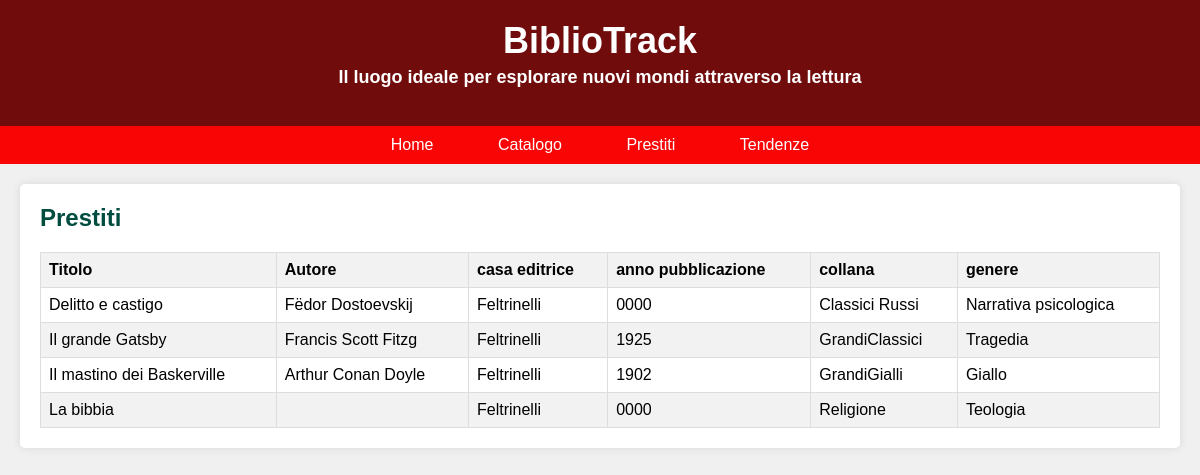
/catalogo.php, run on the app's committed database.
### tables this page shows
CREATE TABLE `libri` (
  `PK_Id_libro` int(11) NOT NULL,
  `Titolo` varchar(100) NOT NULL,
  `Autore` varchar(50) NOT NULL,
  `Casa_editrice` varchar(50) NOT NULL,
  `Anno_pubblicazione` year(4) DEFAULT NULL,
  `Collana` varchar(50) DEFAULT NULL,
  `Genere` varchar(50) DEFAULT NULL
);

### catalogo.php (the view, shortened to what this page needs)
<!DOCTYPE html>
<html lang="it">
<head>
</head>
<body>
    <header>
        <h1>BiblioTrack</h1>
        <h3>Il luogo ideale per esplorare nuovi mondi attraverso la lettura</h3>
    </header>
    <nav>
        <a href="index.html">Home</a>
        <a href="catalogo.php">Catalogo</a>
        <a href="prestiti.html">Prestiti</a>
        <a href="tendenze.html">Tendenze</a>
    </nav>
    <div class="container">
        <div class="catalog-section">
            <h2>Prestiti</h2>
            <table>
                <thead>
                    <tr>
                        <th>Titolo</th>
                        <th>Autore</th>
                        <th>casa editrice</th>
                        <th>anno pubblicazione</th>
                        <th>collana</th>
                        <th>genere</th>
                    </tr>
                </thead>
                <tbody>
                    <?php
                    $servername = "localhost";
                    $username = "root";
                    $password = "Ruozzi1234";
                    $dbname = "bibliotrack";
                    $conn = new mysqli($servername, $username, $password, $dbname);
                    $sql = "SELECT * FROM libri order by Titolo";
                    $result = $conn->query($sql);
                    if ($result->num_rows > 0) {
                        while($row = $result->fetch_assoc()) {
                            echo "<tr><td>".$row["Titolo"]."</td><td>".$row["Autore"]."</td><td>".$row["Casa_editrice"]."</td><td>".$row["Anno_pubblicazione"]."</td><td>".$row["Collana"]."</td><td>".$row["Genere"]."</td></tr>";
                        }
                    } else {
                        echo "<tr><td colspan='5'>Nessun prestito trovato</td></tr>";
                    }
                    ?>
                </tbody>
            </table>
        </div>
    </div>
</body>
</html>

### catalogo.php (style rules this page uses)
body { font-family: Arial, sans-serif; margin: 0; padding: 0; background-color: #f0f0f0; }
header { background-color: #710c0c; color: #fff; padding: 20px 0; text-align: center; }
header h1 { margin: 0; font-size: 36px; }
header h3 { margin-top: 5px; font-size: 18px; }
nav { background-color: #f90505; padding: 10px 0; text-align: center; }
nav a { color: #fff; text-decoration: none; padding: 10px 20px; margin: 0 10px; border-radius: 5px; transition: background-color 0.3s; }
.container { max-width: 1200px; margin: 20px auto; padding: 0 20px; }
.catalog-section { background-color: #fff; padding: 20px; border-radius: 5px; box-shadow: 0 0 10px rgba(0,0,0,0.1); }
.catalog-section h2 { margin-top: 0; color: #004d40; }
table { width: 100%; border-collapse: collapse; }
th, td { border: 1px solid #ddd; padding: 8px; text-align: left; }
th { background-color: #f2f2f2; }
tr:nth-child(even) { background-color: #f2f2f2; }

### data on the page
libri: Titolo "Delitto e castigo", Autore "Fëdor Dostoevskij", Casa_editrice "Feltrinelli", Anno_pubblicazione "0000", Collana "Classici Russi", Genere "Narrativa psicologica"
libri: Titolo "Il grande Gatsby", Autore "Francis Scott Fitzg", Casa_editrice "Feltrinelli", Anno_pubblicazione "1925", Collana "GrandiClassici", Genere "Tragedia"
libri: Titolo "Il mastino dei Baskerville", Autore "Arthur Conan Doyle", Casa_editrice "Feltrinelli", Anno_pubblicazione "1902", Collana "GrandiGialli", Genere "Giallo"
libri: Titolo "La bibbia", Casa_editrice "Feltrinelli", Anno_pubblicazione "0000", Collana "Religione", Genere "Teologia"
